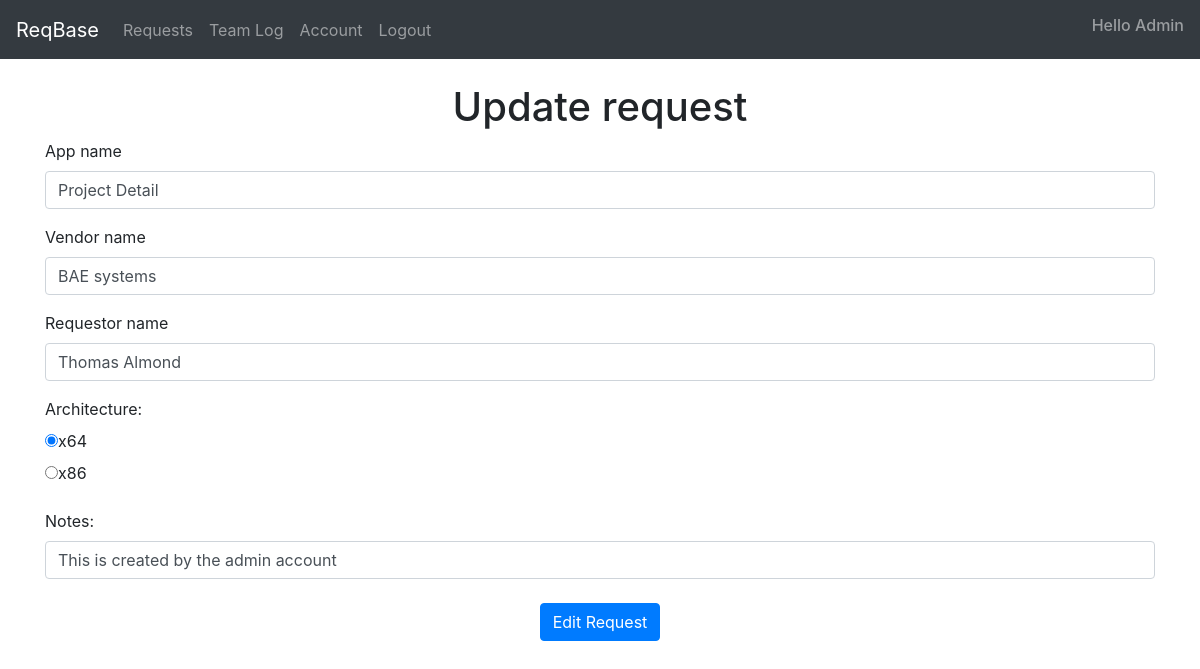
/updateReq/1 (signed in), run on the app's committed database.
### ReqBase/models.py (models this page shows)
class User(db.Model, UserMixin):
    id = db.Column(db.Integer, primary_key=True)
    email = db.Column(db.String(150), unique=True, nullable=False)
    password = db.Column(db.String(150), nullable=False)           ##Creates a User object with the shown attributes
    first_name = db.Column(db.String(150), nullable=False)
    admin = db.Column(db.Boolean(), default=False, nullable=False)
    reqs = db.relationship('Req', backref='user')
    logs = db.relationship('Log', backref='user')           ##States a relationship with Req and Log classes

class Req(db.Model):
    id = db.Column(db.Integer, primary_key=True)
    app_name = db.Column(db.String(100) , nullable=False)
    app_vendor = db.Column(db.String(100) , nullable=False)   ##Creates a Req object with the shown attributes
    req_name = db.Column(db.String(100) , nullable=False)
    arch = db.Column(db.String(5), nullable=False)
    note = db.Column(db.String(10000))
    date = db.Column(db.DateTime(timezone=True), default=func.now())
    user_id = db.Column(db.Integer, db.ForeignKey('user.id'))

### ReqBase/views.py (the view)
@views.route('/updateReq/<int:id>', methods=['GET', 'POST'] )
@login_required
def updateReq(id):
    req_to_update = Req.query.get_or_404(id)     ##Querys the database using the passed Id
    if request.method == 'POST':
        req_to_update.app_name = request.form['appName']
        req_to_update.app_vendor = request.form['appVendor']   ##Changes the attributes of the object
        req_to_update.req_name = request.form['reqName']
        req_to_update.arch = request.form['archNum']
        req_to_update.note = request.form['note']
        db.session.commit()               ##Commits the changes
        return redirect(url_for('views.requests'))
    else:
        return render_template('update_req.html', req_to_update=req_to_update, user=current_user)

### ReqBase/__init__.py (called while the page is built)
def create_app():
    app = Flask(__name__) ##Creates the app and database
    app.config['SECRET_KEY'] = 'Obliviate'
    app.config['SQLALCHEMY_DATABASE_URI'] = f'sqlite:///{DB_NAME}'
    db.init_app(app)
    from .views import views
    from .auth import auth
    app.register_blueprint(views, url_prefix='/')   ##Blueprints the URLs
    app.register_blueprint(auth, url_prefix='/')
    from .models import User
    create_database(app)
    login_manager = LoginManager()
    login_manager.login_view= 'auth.login'  ##A library that allows the login and user functionality
    login_manager.init_app(app)
    @login_manager.user_loader
    def load_user(id):
        return User.query.get(int(id))     ##Loads user
    return app

### ReqBase/templates/update_req.html
{% extends "navbar.html" %} {% block title %}Update request{% endblock %}
{% block content %}
<br />
<h1 align="center">Update request</h1>
<form action=/updateReq/{{req_to_update.id}} method="POST" onsubmit="return confirm('Press okay if the details of the request are correct.');">
    <div class="form-group">
        <label for="appName">App name</label>
        <input
        type="text"
        class="form-control"
        id="appName"
        name="appName"
        value="{{ req_to_update.app_name }}"
        placeholder="Enter app name">
    </div>
    <div class="form-group">
        <label for="vendorName">Vendor name</label>
        <input
        type="text"
        class="form-control"
        id="appVendor"
        name="appVendor"
        value="{{ req_to_update.app_vendor }}"
        placeholder="Enter vendor name">
    </div>
    <div class="form-group">
        <label for="reqName">Requestor name</label>
        <input
        type="text"
        class="form-control"
        id="reqName"
        name="reqName"
        value="{{ req_to_update.req_name }}"
        placeholder="Enter requestor name">
    </div>
    <div class="form-group">
        <label for="arch">Architecture: </label>
        <br />
        {% if req_to_update.arch == "x64" %}
        <label class="radio-inline" for="x64"><input type="radio" id="x64" name="archNum" value="x64" checked>x64</label>
        <br />
        <label class="radio-inline" for="x86"><input type="radio" id="x86" name="archNum" value="x86" >x86</label>
        <br />
        {% else %}
        <label class="radio-inline" for="x64"><input type="radio" id="x64" name="archNum" value="x64" >x64</label>
        <br />
        <label class="radio-inline" for="x86"><input type="radio" id="x86" name="archNum" value="x86" checked>x86</label>
        <br />
        {% endif %}
    </div>
    <label for="note">Notes: </label>
    <input
    name="note"
    id="note"
    class="form-control"
    value="{{ req_to_update.note }}"
    placeholder="Additional info"
    ></input>
    <br />
    <div align="center">
        <button type="submit" class="btn btn-primary">Edit Request</button>
    </div>
</form>
<br />
{% endblock %}

### ReqBase/templates/navbar.html (shortened to what this page needs)
<!DOCTYPE html>
<html>
    <head>
        <link
      rel="stylesheet"
      href="https://stackpath.bootstrapcdn.com/bootstrap/4.4.1/css/bootstrap.min.css"
    />
    <link
      rel="stylesheet"
      href="https://stackpath.bootstrapcdn.com/font-awesome/4.7.0/css/font-awesome.min.css"
    />
    </head>
    <body>
        <nav class="navbar navbar-expand-lg navbar-dark bg-dark">
            <div class="collapse navbar-collapse" id="navbar">
                <div class="navbar-nav">
                    {% if user.is_authenticated %}
                    <a class="navbar-brand">ReqBase</a>
                    <a class="nav-item nav-link" id="requests" href="/">Requests</a>
                    <a class="nav-item nav-link" id="teamLog" href="/teamLog">Team Log</a>
                    <a class="nav-item nav-link" id="account" href="/account">Account</a>
                    <a class="nav-item nav-link" id="logout" href="/logout" onclick="return confirm('Are you sure you wish to log out?')">Logout</a>
                    {% else %}
                    <a class="nav-item nav-link" id="login" href="/login">Login</a>
                    <a class="nav-item nav-link" id="signUp" href="/sign-up">Sign up</a>
                    {% endif %}
                </div>
              </div>
            <div class="nav navbar-nav navbar-right">
              {% if user.is_authenticated %}
              <h6 class="navbar-text">Hello {{ user.first_name }}</h6>
              {% endif %}
            </div>
        </nav>
        <div class="container">
            {% block content %}
            {% endblock %}
        </div>
    </body>
</html>

### data on the page
User: first_name "Admin"
Req: appName "Project Detail", appVendor "BAE systems", reqName "Thomas Almond", note "This is created by the admin account"
